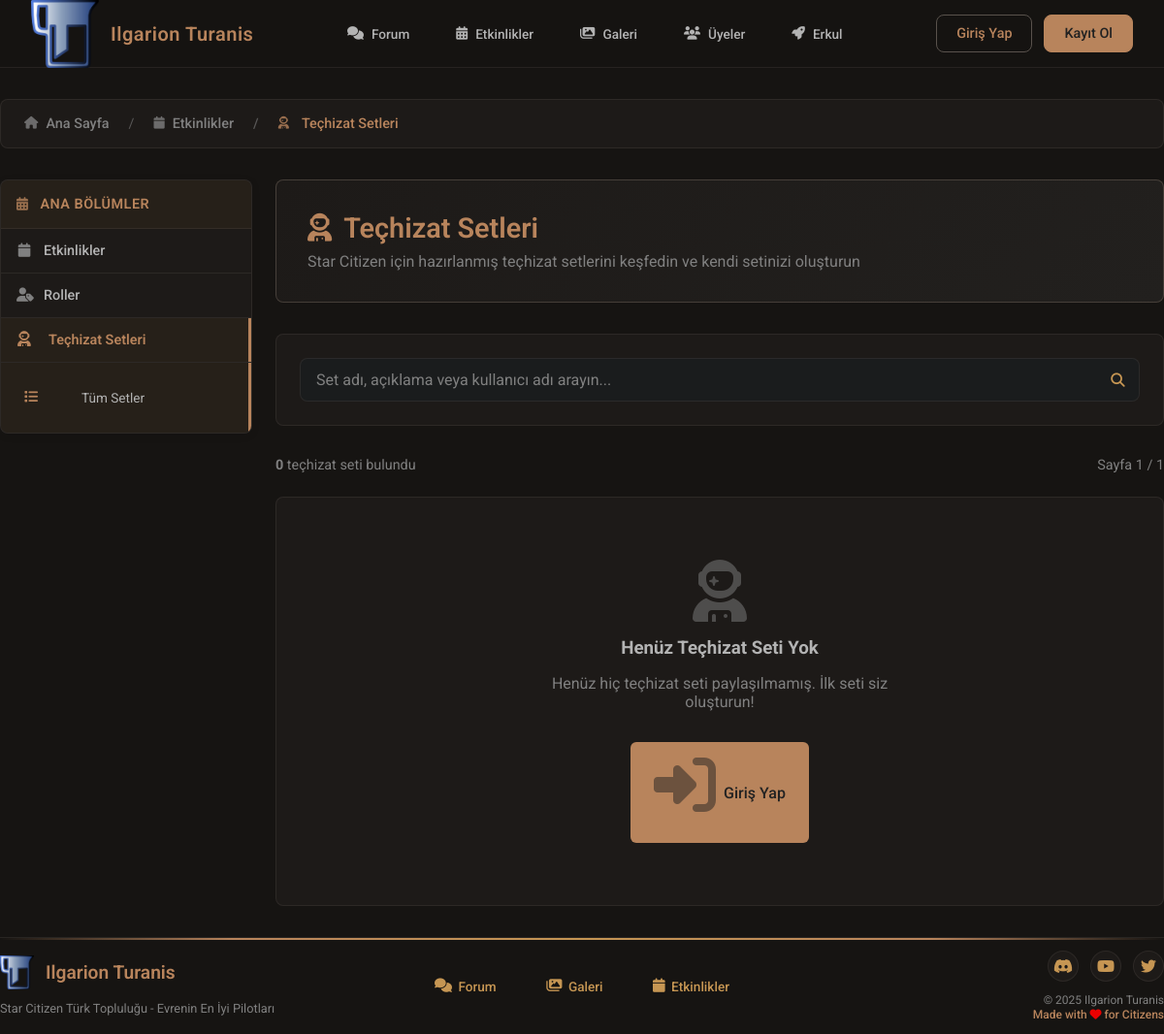
The app's page /events/loadouts/index.php, older data.
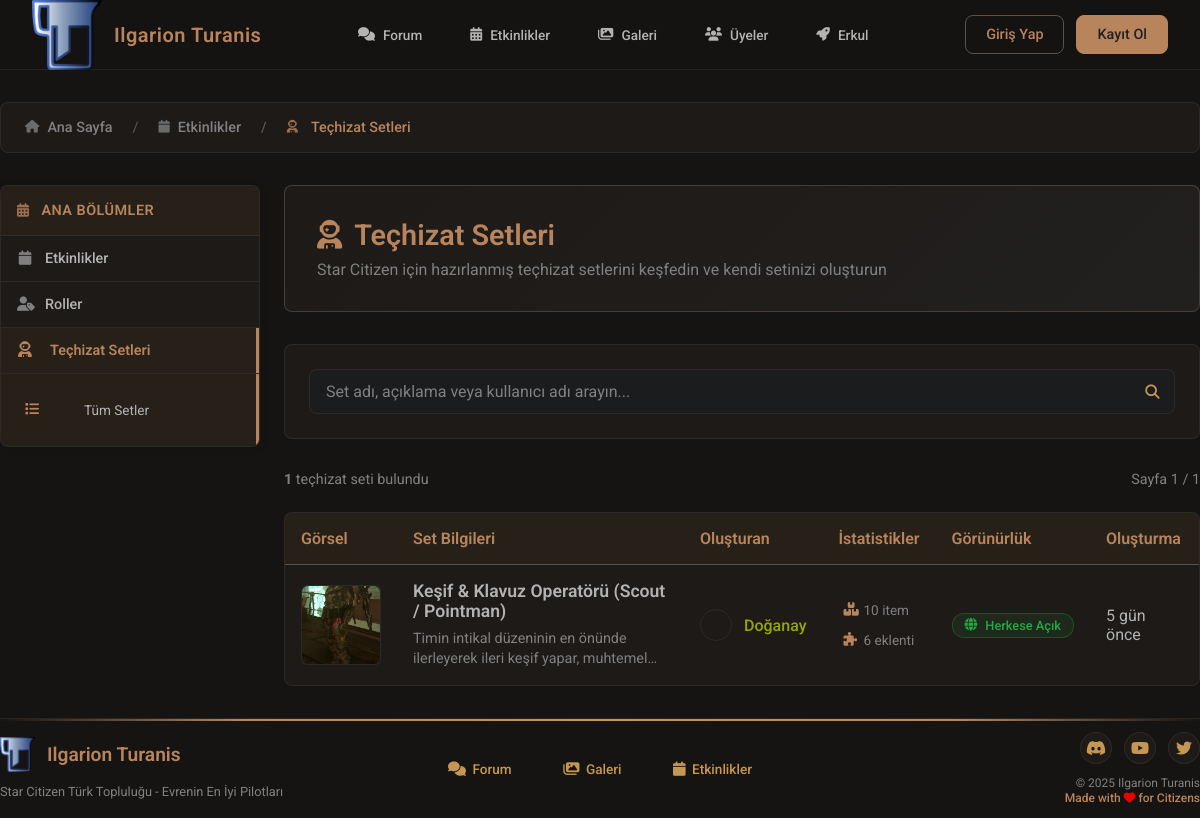
The same page, newer data.
### tables this page shows
CREATE TABLE `loadout_sets` (
  `id` int(11) NOT NULL,
  `user_id` int(11) NOT NULL COMMENT 'Seti oluşturan veya setin atandığı kullanıcı IDsi',
  `set_name` varchar(255) NOT NULL,
  `set_description` text DEFAULT NULL,
  `set_image_path` varchar(255) DEFAULT NULL COMMENT 'Kullanıcının yüklediği komple set görseli',
  `visibility` enum('public','members_only','faction_only','private') NOT NULL DEFAULT 'private' COMMENT 'Setin görünürlük seviyesi',
  `status` enum('draft','published','archived') NOT NULL DEFAULT 'draft' COMMENT 'Setin yayın durumu',
  `created_at` timestamp NOT NULL DEFAULT current_timestamp(),
  `updated_at` timestamp NULL DEFAULT NULL ON UPDATE current_timestamp()
);

CREATE TABLE `users` (
  `id` int(11) NOT NULL,
  `username` varchar(255) NOT NULL,
  `password` varchar(255) NOT NULL,
  `email` varchar(255) NOT NULL,
  `profile_info` text DEFAULT NULL,
  `avatar_path` varchar(255) DEFAULT NULL,
  `status` enum('pending','approved','rejected','suspended') NOT NULL DEFAULT 'pending',
  `ingame_name` varchar(255) NOT NULL,
  `discord_username` varchar(255) DEFAULT NULL,
  `created_at` timestamp NOT NULL DEFAULT current_timestamp(),
  `updated_at` timestamp NOT NULL DEFAULT current_timestamp() ON UPDATE current_timestamp()
);

### events/loadouts/index.php (the view, shortened to what the rows shown need)
<?php
require_once BASE_PATH . '/src/functions/sql_security_functions.php';
require_once '../includes/events_layout.php';
$page = isset($_GET['page']) ? max(1, (int)$_GET['page']) : 1;
$per_page = 12;
$offset = ($page - 1) * $per_page;
$visibility_filter = $_GET['visibility'] ?? 'all';
$where_conditions = [];
if (!is_user_logged_in()) {
    $where_conditions[] = "ls.visibility = 'public'";
} elseif (!is_user_approved()) {
    $where_conditions[] = "ls.visibility = 'public'";
} else {
    if ($visibility_filter === 'all') {
        $where_conditions[] = "ls.visibility IN ('public', 'members_only')";
    }
}
$where_conditions[] = "ls.status = 'published'";
$where_clause = !empty($where_conditions) ? 'WHERE ' . implode(' AND ', $where_conditions) : '';
try {
    $table_check = $pdo->query("SHOW TABLES LIKE 'loadout_weapon_attachments'");
    $has_weapon_attachments_table = $table_check->rowCount() > 0;
    if ($has_weapon_attachments_table) {
        $query = "
            SELECT
                ls.*,
                u.username,
                u.avatar_path,
                r.name as primary_role_name,
                r.color as primary_role_color,
                COUNT(DISTINCT lsi.id) as item_count,
                COUNT(DISTINCT lwa.id) as attachment_count
            FROM loadout_sets ls
            LEFT JOIN users u ON ls.user_id = u.id
            LEFT JOIN user_roles ur ON u.id = ur.user_id
            LEFT JOIN roles r ON ur.role_id = r.id AND r.priority = (
                SELECT MIN(r2.priority)
                FROM user_roles ur2
                JOIN roles r2 ON ur2.role_id = r2.id
                WHERE ur2.user_id = u.id
            )
            LEFT JOIN loadout_set_items lsi ON ls.id = lsi.loadout_set_id
            LEFT JOIN loadout_weapon_attachments lwa ON ls.id = lwa.loadout_set_id
            $where_clause
            GROUP BY ls.id, ls.set_name, ls.set_description, ls.visibility, ls.status, ls.created_at, ls.updated_at, ls.user_id, ls.set_image_path, u.username, u.avatar_path, r.name, r.color
            ORDER BY ls.created_at DESC
            LIMIT :offset, :per_page
        ";
    }
    $stmt = $pdo->prepare($query);
    $stmt->bindValue(':offset', $offset, PDO::PARAM_INT);
    $stmt->bindValue(':per_page', $per_page, PDO::PARAM_INT);
    $stmt->execute();
    $loadout_sets = $stmt->fetchAll(PDO::FETCH_ASSOC);
} catch (PDOException $e) {
    error_log("Loadouts listing error: " . $e->getMessage());
    $loadout_sets = [];
    $total_sets = 0;
    $total_pages = 0;
    $_SESSION['error_message'] = "Teçhizat setleri yüklenirken bir hata oluştu.";
}
function time_ago($datetime) {
    $time = time() - strtotime($datetime);
    if ($time < 2592000) return floor($time/86400) . ' gün önce';
    return date('d.m.Y', strtotime($datetime));
}
function get_visibility_text($visibility) {
    switch ($visibility) {
        case 'public': return 'Herkese Açık';
    }
}
function get_visibility_icon($visibility) {
    switch ($visibility) {
        case 'public': return 'fas fa-globe';
    }
}
include BASE_PATH . '/src/includes/header.php';
include BASE_PATH . '/src/includes/navbar.php';
?>
<link rel="stylesheet" href="css/loadouts.css">
<div class="page-header">
    <div class="header-content">
        <div class="header-info">
            <h1>
                <i class="fas fa-user-astronaut"></i>
                Teçhizat Setleri
            </h1>
        </div>
    </div>
</div>
<?php if (!empty($loadout_sets)): ?>
    <div class="loadouts-table-container">
        <table class="loadouts-table">
            <thead>
                <tr>
                    <th>Görsel</th>
                    <th>Set Bilgileri</th>
                    <th>Oluşturan</th>
                    <th>İstatistikler</th>
                    <th>Görünürlük</th>
                    <th>Oluşturma</th>
                </tr>
            </thead>
            <tbody>
                <?php foreach ($loadout_sets as $set): ?>
                    <tr>
                        <td>
                            <div class="set-image">
                                <?php if (!empty($set['set_image_path'])): ?>
                                    <img src="/<?= htmlspecialchars($set['set_image_path']) ?>"
                                         alt="<?= htmlspecialchars($set['set_name']) ?>"
                                         onerror="this.parentElement.innerHTML='<div class=\'set-image-placeholder\'><i class=\'fas fa-user-astronaut\'></i></div>'">
                                <?php else: ?>
                                    <div class="set-image-placeholder">
                                        <i class="fas fa-user-astronaut"></i>
                                    </div>
                                <?php endif; ?>
                            </div>
                        </td>
                        <td>
                            <div class="set-info">
                                <h3>
                                    <a href="view.php?id=<?= $set['id'] ?>">
                                        <?= htmlspecialchars($set['set_name']) ?>
                                    </a>
                                </h3>
                                <div class="set-description">
                                    <?= htmlspecialchars($set['set_description']) ?>
                                </div>
                            </div>
                        </td>
                        <td>
                            <div class="creator-info">
                                <img src="<?= !empty($set['avatar_path']) ? '/' . htmlspecialchars($set['avatar_path']) : '/assets/logo.png' ?>"
                                     alt="<?= htmlspecialchars($set['username']) ?>"
                                     class="creator-avatar"
                                     onerror="this.src='/assets/logo.png'">
                                <span class="user-link creator-name"
                                      data-user-id="<?= $set['user_id'] ?>"
                                      style="color: <?= $set['primary_role_color'] ?? '#bd912a' ?>; cursor: pointer;">
                                    <?= htmlspecialchars($set['username']) ?>
                                </span>
                            </div>
                        </td>
                        <td>
                            <div class="set-stats">
                                <div class="stat-item">
                                    <i class="fas fa-boxes"></i>
                                    <span><?= $set['item_count'] ?> item</span>
                                </div>
                                <div class="stat-item">
                                    <i class="fas fa-puzzle-piece"></i>
                                    <span><?= $set['attachment_count'] ?> eklenti</span>
                                </div>
                            </div>
                        </td>
                        <td>
                            <span class="visibility-badge visibility-<?= $set['visibility'] ?>">
                                <i class="<?= get_visibility_icon($set['visibility']) ?>"></i>
                                <?= get_visibility_text($set['visibility']) ?>
                            </span>
                        </td>
                        <td>
                            <span title="<?= date('d.m.Y H:i', strtotime($set['created_at'])) ?>">
                                <?= time_ago($set['created_at']) ?>
                            </span>
                        </td>
                    </tr>
                <?php endforeach; ?>
            </tbody>
        </table>
    </div>
<?php endif; ?>
<?php
include BASE_PATH . '/src/includes/footer.php';
?>

Row changes from the older to the newer data that the page shows:
added loadout_sets: set_image_path (picture), set_name "Keşif & Klavuz Operatörü (Scout / Pointman)", set_description "Timin intikal düzeninin en önünde ilerleyerek ileri keşif yapar,…", user.avatar_path (picture), user.username "Doğanay", item_count "10", attachment_count "6", visibility "Herkese Açık", created_at "5 gün önce"
Text that changed along with them:
$total_sets: "0" → "1"
text no longer shown: "Henüz Teçhizat Seti Yok Henüz hiç teçhizat seti paylaşılmamış. İlk seti siz oluşturun! Giriş Yap"
text now shown: "Görsel Set Bilgileri Oluşturan İstatistikler Görünürlük Oluşturma"
